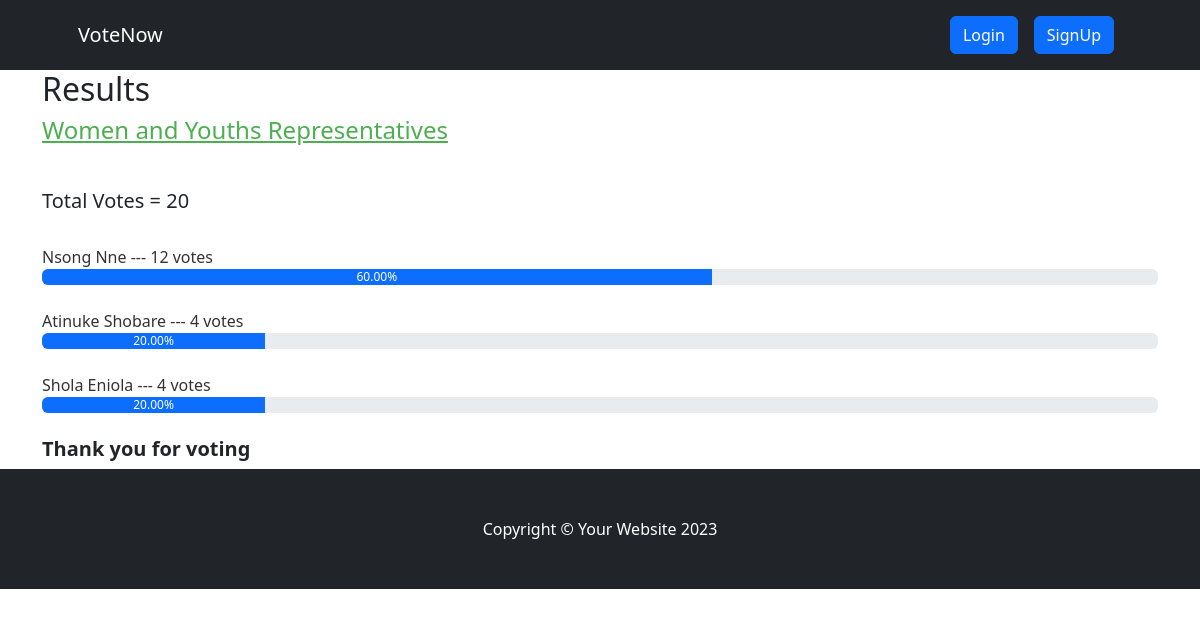
Screenshot of /result/women-and-youths-representatives with the database file from the repository.
### voteapp/models.py (models this page shows, shortened)
class Category(models.Model):
    title = models.CharField(max_length=200)
    slug = models.SlugField(blank=True, null=True)
    description = models.TextField(blank=True, null=True)
    total_vote = models.IntegerField(default=0)
    voters = models.ManyToManyField(User, blank=True)

class CategoryItem(models.Model):
    title = models.CharField(max_length=200)
    total_vote = models.IntegerField(default=0)
    category = models.ForeignKey(Category, on_delete=models.CASCADE, related_name="items")
    voters = models.ManyToManyField(User, blank=True)
    @property
    def percentage_vote(self):
        category_votes = self.category.total_vote
        item_votes = self.total_vote
        if category_votes == 0:
            vote_in_percentage = 0
        else:
            vote_in_percentage = (item_votes/category_votes) * 100
        return vote_in_percentage

### voteapp/views.py (the view)
# urls.py: path("result/<str:slug>", views.result, name="result"),
def result(request, slug):
    category = Category.objects.get(slug=slug)
    items = CategoryItem.objects.filter(category=category)
    context = {"category": category, "items": items}
    return render(request, "result.html", context)

### voteapp/templatetags/custom_filters.py (called while the page is built)
@register.filter(name="has_voted")
def has_voted(user, voters):
    return any(user.id== voter.id for voter in voters)

### voteapp/templates/result.html
{% extends 'base.html' %}
{% block content %}
{% load humanize %}
{% load custom_filters %}
<div class="container result-container">
    <div class="sub-container">
      <h2>Results</h2>
      <h4>{{category.title}}</h4>
      <br>
      <h5>Total Votes = {{category.total_vote}}</h5>
      <br />
      {% for item in items  %}
      {% if request.user|has_voted:item.voters.all %}
      <small>{{item.title}}</strong> --- {{item.total_vote}} vote{{item.total_vote | pluralize:",s"}} ---  <strong>[voted]</strong> </small>
      <div class="progressContainer">
        <div class="progress">
          <div
            class="progress-bar"
            role="progressbar"
            aria-label="Example with label"
            style="width:{{item.percentage_vote | floatformat:2}}%;"
            aria-valuenow="25"
            aria-valuemin="0"
            aria-valuemax="100"
          >
          {{item.percentage_vote | floatformat:2}}%
          </div>
        </div>
      </div>
      <br>
      {% else %}
      <small>{{item.title}}</strong> --- {{item.total_vote}} vote{{item.total_vote | pluralize:",s"}} </small>
      <div class="progressContainer">
        <div class="progress">
          <div
            class="progress-bar"
            role="progressbar"
            aria-label="Example with label"
            style="width:{{item.percentage_vote | floatformat:2}}%;"
            aria-valuenow="25"
            aria-valuemin="0"
            aria-valuemax="100"
          >
          {{item.percentage_vote | floatformat:2}}%
          </div>
        </div>
      </div>
      <br>
      {% endif %}
      {% endfor %}
      <h5 style="font-weight: bold">Thank you for voting</h5>
    </div>
  </div>
{% endblock content %}

### voteapp/templates/base.html (shortened to what this page needs)
<!DOCTYPE html>
{% load static %}
<html lang="en">
<head>
    <link href="https://cdn.jsdelivr.net/npm/bootstrap-icons@1.4.1/font/bootstrap-icons.css" rel="stylesheet" />
    <link rel="stylesheet" href="{% static 'css/bootstrap.css' %}">
    <link rel="stylesheet" href="{% static 'css/style.css' %}">
</head>
<body>
    <nav class="navbar navbar-expand-lg navbar-dark bg-dark">
        <div class="container px-lg-5">
            <a class="navbar-brand" href="{% url 'index'  %}">VoteNow</a>
            <div class="collapse navbar-collapse" id="navbarSupportedContent">
                <ul class="navbar-nav ms-auto mb-2 mb-lg-0">
                    {% if request.user.is_authenticated %}
                        <li class="nav-item">
                            <a class="nav-link" href="#">
                                <button class="btn btn-primary">Hi, {{ request.user.username }}</button>
                            </a>
                        </li>
                        <li class="nav-item">
                            <a class="nav-link" href="{% url 'logout' %}">
                                <button class="btn btn-secondary">Logout</button>
                            </a>
                        </li>
                    {% else %}
                        <li class="nav-item">
                            <a class="nav-link" href="{% url 'signin' %}">
                                <button class="btn btn-primary">Login</button>
                            </a>
                        </li>
                        <li class="nav-item">
                            <a class="nav-link" href="{% url 'signup' %}">
                                <button class="btn btn-primary">SignUp</button>
                            </a>
                        </li>
                    {% endif %}
                </ul>
            </div>
        </div>
    </nav>
    {% block content %}
    {% endblock content %}
    <footer class="py-5 bg-dark">
        <div class="container">
            <p class="m-0 text-center text-white">Copyright &copy; Your Website 2023</p>
        </div>
    </footer>
</body>
</html>

### voteapp/static/css/style.css (style rules this page uses)
* { box-sizing: border-box; }
.result-container { display: flex; align-items: center; justify-content: center; }
.sub-container { width: inherit; }
.result-container h4 { text-decoration: underline; margin-bottom: 20px; color: #4caf50; }
.result-container small { font-size: 16px; font-weight: 500; color: #333; }

### rows the page displays
Category: title "Women and Youths Representatives", total_vote "20"
CategoryItem: title "Nsong Nne", total_vote "12", total_vote|pluralize "s", percentage_vote "60.00"
CategoryItem: title "Atinuke Shobare", total_vote "4", total_vote|pluralize "s", percentage_vote "20.00"
CategoryItem: title "Shola Eniola", total_vote "4", total_vote|pluralize "s", percentage_vote "20.00"
